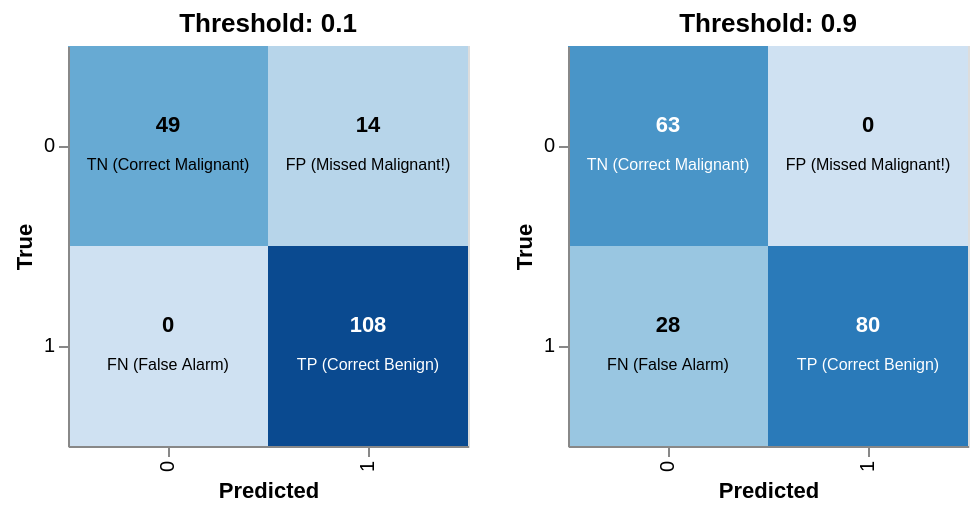

Notebook source saved alongside this figure:
### Markdown cell above
Now we calculate the metrics at two different thresholds and use the `plot_labeled_cm` function to see what happened to the 'Missed Malignant' cases (FP).

1.  **Lower the threshold to 0.1**: `y_pred_low = (y_probs > 0.1).astype(int)`
2.  **Raise the threshold to 0.9**: `y_pred_high = (y_probs > 0.9).astype(int)`

Compare the two charts below. How many Malignant cases did we miss at the 0.9 threshold?

### Code cell
# LOWER THRESHOLD (0.1)
y_pred_low = (y_probs > 0.1).astype(int)
chart_low = plot_labeled_cm(y_test, y_pred_low, title='Threshold: 0.1')

# HIGHER THRESHOLD (0.9)
y_pred_high = (y_probs > 0.9).astype(int)
chart_high = plot_labeled_cm(y_test, y_pred_high, title='Threshold: 0.9')

chart_low | chart_high

### Figure 1 — Vega-Lite specification as saved in the notebook (floating-point values rounded to 4 significant figures)
{"config": {"view": {"continuousWidth": 300, "continuousHeight": 300}}, "hconcat": [{"layer": [{"mark": {"type": "rect"}, "encoding": {"color": {"field": "count", "legend": null, "scale": {"scheme": "blues"}, "type": "quantitative"}, "x": {"field": "predicted", "title": "Predicted", "type": "ordinal"}, "y": {"field": "true", "title": "True", "type": "ordinal"}}, "title": "Threshold: 0.1"}, {"mark": {"type": "text", "dy": -10, "fontWeight": "bold"}, "encoding": {"color": {"condition": {"test": "datum.count > 54.0", "value": "white"}, "value": "black"}, "text": {"field": "count", "type": "quantitative"}, "x": {"field": "predicted", "title": "Predicted", "type": "ordinal"}, "y": {"field": "true", "title": "True", "type": "ordinal"}}, "title": "Threshold: 0.1"}, {"mark": {"type": "text", "dy": 10, "fontSize": 8}, "encoding": {"color": {"condition": {"test": "datum.count > 54.0", "value": "white"}, "value": "black"}, "text": {"field": "type", "type": "nominal"}, "x": {"field": "predicted", "title": "Predicted", "type": "ordinal"}, "y": {"field": "true", "title": "True", "type": "ordinal"}}, "title": "Threshold: 0.1"}], "data": {"name": "data-e8528f3b624c02936f54c92e3923dfaa"}, "height": 200, "width": 200}, {"layer": [{"mark": {"type": "rect"}, "encoding": {"color": {"field": "count", "legend": null, "scale": {"scheme": "blues"}, "type": "quantitative"}, "x": {"field": "predicted", "title": "Predicted", "type": "ordinal"}, "y": {"field": "true", "title": "True", "type": "ordinal"}}, "title": "Threshold: 0.9"}, {"mark": {"type": "text", "dy": -10, "fontWeight": "bold"}, "encoding": {"color": {"condition": {"test": "datum.count > 40.0", "value": "white"}, "value": "black"}, "text": {"field": "count", "type": "quantitative"}, "x": {"field": "predicted", "title": "Predicted", "type": "ordinal"}, "y": {"field": "true", "title": "True", "type": "ordinal"}}, "title": "Threshold: 0.9"}, {"mark": {"type": "text", "dy": 10, "fontSize": 8}, "encoding": {"color": {"condition": {"test": "datum.count > 40.0", "value": "white"}, "value": "black"}, "text": {"field": "type", "type": "nominal"}, "x": {"field": "predicted", "title": "Predicted", "type": "ordinal"}, "y": {"field": "true", "title": "True", "type": "ordinal"}}, "title": "Threshold: 0.9"}], "data": {"name": "data-559dd5359369ee2b3b725b2cb7a03fcf"}, "height": 200, "width": 200}], "$schema": "https://vega.github.io/schema/vega-lite/v5.20.1.json", "datasets": {"data-e8528f3b624c02936f54c92e3923dfaa": [{"true": 0, "predicted": 0, "count": 49, "type": "TN (Correct Malignant)"}, {"true": 0, "predicted": 1, "count": 14, "type": "FP (Missed Malignant!)"}, {"true": 1, "predicted": 0, "count": 0, "type": "FN (False Alarm)"}, {"true": 1, "predicted": 1, "count": 108, "type": "TP (Correct Benign)"}], "data-559dd5359369ee2b3b725b2cb7a03fcf": [{"true": 0, "predicted": 0, "count": 63, "type": "TN (Correct Malignant)"}, {"true": 0, "predicted": 1, "count": 0, "type": "FP (Missed Malignant!)"}, {"true": 1, "predicted": 0, "count": 28, "type": "FN (False Alarm)"}, {"true": 1, "predicted": 1, "count": 80, "type": "TP (Correct Benign)"}]}}
